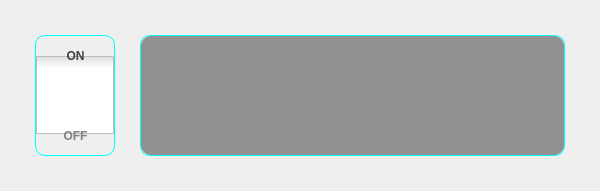
<?xml version="1.0" encoding="UTF-8"?>
<ui version="4.0">
 <class>FXTab</class>
 <widget class="QWidget" name="FXTab">
  <property name="geometry">
   <rect>
    <x>0</x>
    <y>0</y>
    <width>600</width>
    <height>191</height>
   </rect>
  </property>
  <property name="sizePolicy">
   <sizepolicy hsizetype="Fixed" vsizetype="Fixed">
    <horstretch>0</horstretch>
    <verstretch>0</verstretch>
   </sizepolicy>
  </property>
  <property name="minimumSize">
   <size>
    <width>425</width>
    <height>121</height>
   </size>
  </property>
  <property name="windowTitle">
   <string>Form</string>
  </property>
  <widget class="QWidget" name="switchBox" native="true">
   <property name="geometry">
    <rect>
     <x>35</x>
     <y>35</y>
     <width>80</width>
     <height>121</height>
    </rect>
   </property>
   <property name="styleSheet">
    <string notr="true">QWidget {border: 1px solid #00FFFF; border-radius: 10px; color: #404040; font-family: System; font-weight: bold;}</string>
   </property>
   <widget class="QCheckBox" name="toggleSwitch">
    <property name="geometry">
     <rect>
      <x>1</x>
      <y>20</y>
      <width>80</width>
      <height>80</height>
     </rect>
    </property>
    <property name="cursor">
     <cursorShape>PointingHandCursor</cursorShape>
    </property>
    <property name="styleSheet">
     <string notr="true">QCheckBox {border: 0px;}
QCheckBox::indicator {width: 78px; height: 78px; }
QCheckBox::indicator:unchecked { image: url(:/rc/fxMenu/toggleOff.png); }
QCheckBox::indicator:checked { image: url(:/rc/fxMenu/toggleOn.png); }</string>
    </property>
    <property name="text">
     <string/>
    </property>
    <property name="checked">
     <bool>false</bool>
    </property>
   </widget>
   <widget class="QLabel" name="onLabel">
    <property name="geometry">
     <rect>
      <x>0</x>
      <y>0</y>
      <width>81</width>
      <height>41</height>
     </rect>
    </property>
    <property name="font">
     <font>
      <family>System</family>
      <bold>true</bold>
     </font>
    </property>
    <property name="styleSheet">
     <string notr="true">border: 0px;</string>
    </property>
    <property name="text">
     <string>ON</string>
    </property>
    <property name="alignment">
     <set>Qt::AlignCenter</set>
    </property>
   </widget>
   <widget class="QLabel" name="offLabel">
    <property name="geometry">
     <rect>
      <x>0</x>
      <y>80</y>
      <width>81</width>
      <height>41</height>
     </rect>
    </property>
    <property name="font">
     <font>
      <family>System</family>
      <bold>true</bold>
     </font>
    </property>
    <property name="styleSheet">
     <string notr="true">border: 0px; color: #808080;</string>
    </property>
    <property name="text">
     <string>OFF</string>
    </property>
    <property name="alignment">
     <set>Qt::AlignCenter</set>
    </property>
   </widget>
  </widget>
  <widget class="QGroupBox" name="paramsBox">
   <property name="geometry">
    <rect>
     <x>140</x>
     <y>35</y>
     <width>425</width>
     <height>121</height>
    </rect>
   </property>
   <property name="sizePolicy">
    <sizepolicy hsizetype="Fixed" vsizetype="Fixed">
     <horstretch>0</horstretch>
     <verstretch>0</verstretch>
    </sizepolicy>
   </property>
   <property name="minimumSize">
    <size>
     <width>425</width>
     <height>121</height>
    </size>
   </property>
   <property name="styleSheet">
    <string notr="true">QGroupBox {border: 1px solid #00FFFF; border-radius: 10px;}</string>
   </property>
   <property name="title">
    <string/>
   </property>
   <property name="alignment">
    <set>Qt::AlignCenter</set>
   </property>
   <layout class="QHBoxLayout" name="horizontalLayout_2">
    <property name="leftMargin">
     <number>0</number>
    </property>
    <property name="topMargin">
     <number>0</number>
    </property>
    <property name="rightMargin">
     <number>0</number>
    </property>
    <property name="bottomMargin">
     <number>0</number>
    </property>
   </layout>
  </widget>
  <widget class="QWidget" name="overlay" native="true">
   <property name="enabled">
    <bool>true</bool>
   </property>
   <property name="geometry">
    <rect>
     <x>141</x>
     <y>36</y>
     <width>423</width>
     <height>119</height>
    </rect>
   </property>
   <property name="contextMenuPolicy">
    <enum>Qt::ActionsContextMenu</enum>
   </property>
   <property name="styleSheet">
    <string notr="true">background: rgba(0,0,0,100);
border-radius: 10px;</string>
   </property>
  </widget>
 </widget>
 <resources/>
 <connections/>
</ui>
